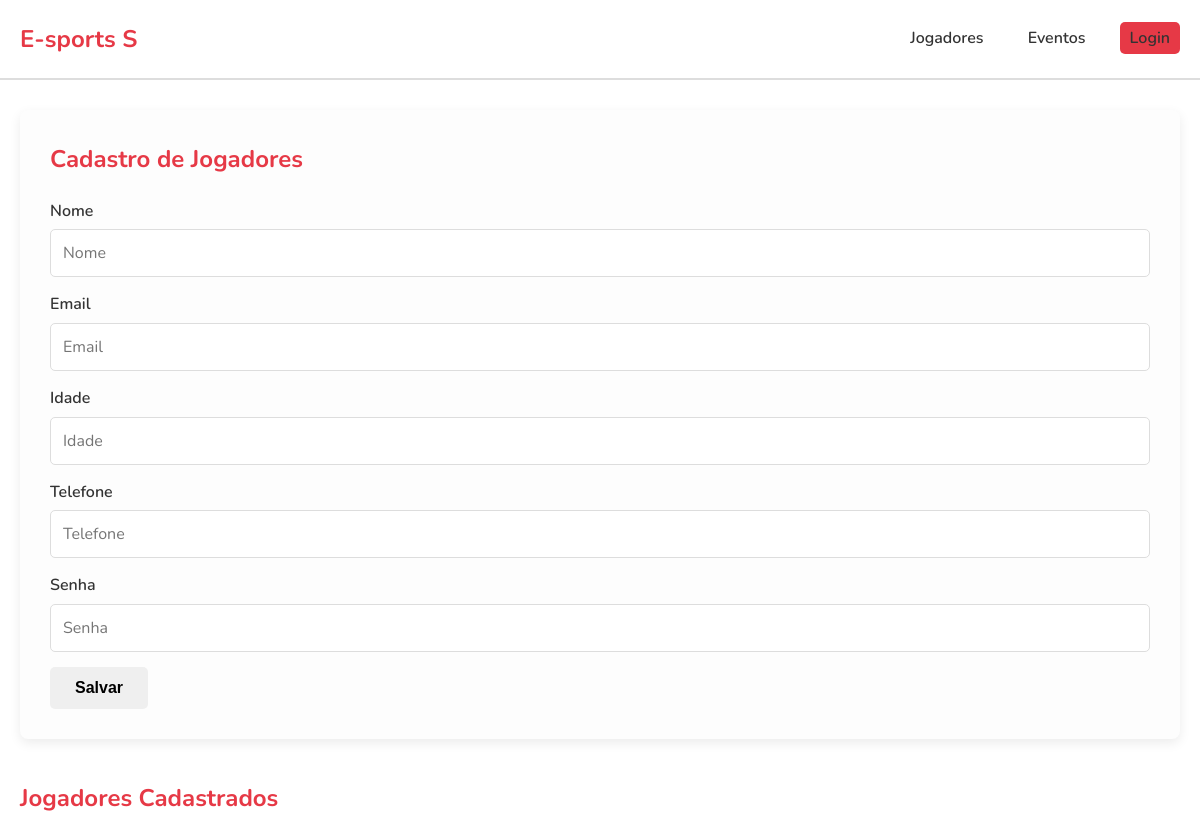
The app's page /jogadores, older data.
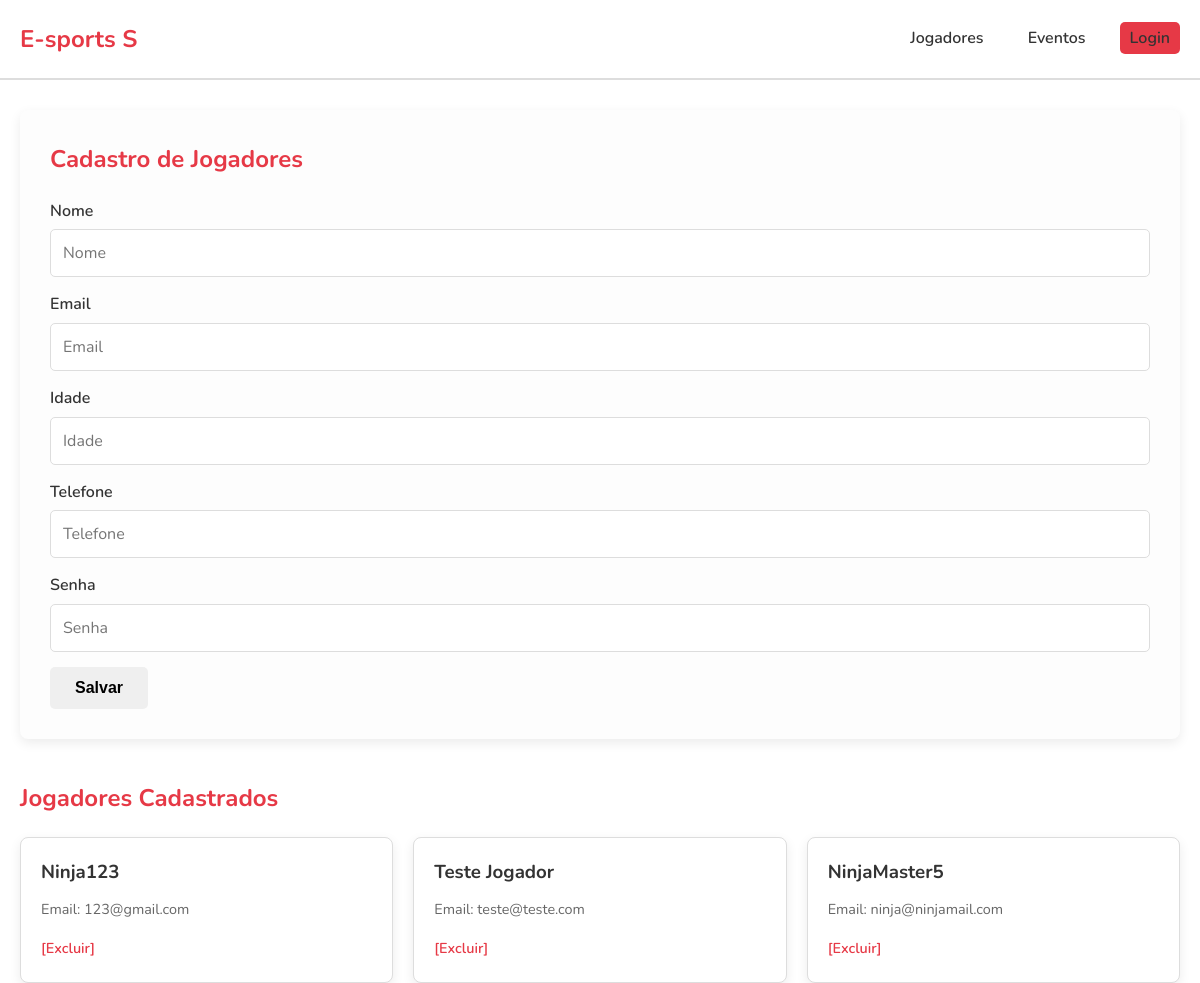
The same page, newer data.
### release1/models.py (models this page shows, shortened)
class Jogador(db.Model):
    id = db.Column(db.Integer, primary_key=True)
    nome = db.Column(db.String(100), unique=True, nullable=False)
    email = db.Column(db.String(120), unique=True, nullable=False)
    senha = db.Column(db.String(200), nullable=False) # String maior para o hash
    telefone = db.Column(db.String(20))
    idade = db.Column(db.Integer)

### release1/app.py (the view)
@app.route('/jogadores')
def lista_jogadores():
    jogadores = Jogador.query.all()
    return render_template('jogador.html', jogadores=jogadores)

### release1/templates/jogador.html
{% extends 'base.html' %}
{% block content %}
    <div class="form-wrapper">
        <h2>Cadastro de Jogadores</h2>
        <form action="{{ url_for('novo_jogador') }}" method="POST">
            <div class="form-group">
                <label for="nome">Nome</label>
                <input id="nome" name="nome" placeholder="Nome" class="form-control" required>
            </div>
            <div class="form-group">
                <label for="email">Email</label>
                <input id="email" name="email" placeholder="Email" class="form-control" required>
            </div>
            <div class="form-group">
                <label for="idade">Idade</label>
                <input id="idade" name="idade" placeholder="Idade" class="form-control">
            </div>
            <div class="form-group">
                <label for="telefone">Telefone</label>
                <input id="telefone" name="telefone" placeholder="Telefone" class="form-control">
            </div>
            <div class="form-group">
                <label for="senha">Senha</label>
                <input type="password" id="senha" name="senha" placeholder="Senha" class="form-control" required>
            </div>
            <button type="submit" class="btn">Salvar</button>
        </form>
    </div>
    <h2>Jogadores Cadastrados</h2>
    <div class="list-wrapper">
        {% for j in jogadores %}
            <div class="card">
                <h3>{{ j.nome }}</h3>
                <p>Email: {{ j.email }}</p>
                <a href="{{ url_for('excluir_jogador', id=j.id) }}" class="btn-delete">[Excluir]</a>
            </div>
        {% endfor %}
    </div>
{% endblock %}

### release1/templates/base.html (shortened to what this page needs)
<!DOCTYPE html>
<html lang="pt-br">
<head>
    <link rel="stylesheet" href="{{ url_for('static', filename='css/style.css') }}">
</head>
<body>
    <header class="header-internal">
        <div class="container">
            <a href="{{ url_for('index') }}" class="logo">E-sports S</a>
            <nav>
                <a href="{{ url_for('lista_jogadores') }}">Jogadores</a>
                <a href="{{ url_for('lista_eventos') }}">Eventos</a>
                {% if session.user_id %}
                    <span class="nav-welcome">Olá, {{ session.user_name }}!</span>
                    <a href="{{ url_for('logout') }}" class="btn-logout">Sair</a>
                {% else %}
                    <a href="{{ url_for('login') }}" class="btn-login-nav">Login</a>
                {% endif %}
            </nav>
        </div>
    </header>
    <main>
        <div class="container">
            {% block content %}{% endblock %}
        </div>
    </main>
</body>
</html>

### release1/static/css/style.css (style rules this page uses)
:root { --cor-principal: #E63946; --cor-fundo: #FFFFFF; --cor-texto: #333333; --cor-borda: #DDDDDD; --cor-destaque: #2A2D34; --sombra: 0 4px 12px rgba(0, 0, 0, 0.08); }
* { margin: 0; padding: 0; box-sizing: border-box; }
body { font-family: 'Nunito', sans-serif; background-color: var(--cor-fundo); color: var(--cor-texto); line-height: 1.6; }
.container { max-width: 1200px; margin: 0 auto; padding: 0 20px; }
h1, h2, h3 { font-weight: 700; }
h1, h2 { color: var(--cor-principal); margin-bottom: 20px; }
.btn { display: inline-block; padding: 12px 25px; border: none; border-radius: 5px; font-weight: 600; font-size: 1rem; text-decoration: none; cursor: pointer; transition: all 0.3s ease; }
header.header-internal { background: var(--cor-fundo); border-bottom: 2px solid var(--cor-borda); padding: 20px 0; margin-bottom: 30px; }
header.header-internal .container { display: flex; justify-content: space-between; align-items: center; }
header.header-internal .logo { font-size: 1.5rem; font-weight: 700; color: var(--cor-principal); text-decoration: none; }
header.header-internal nav a { color: var(--cor-texto); text-decoration: none; font-weight: 600; margin-left: 20px; padding: 5px 10px; border-radius: 5px; transition: all 0.3s ease; }
.form-group select, .form-group input { width: 100%; padding: 12px; border: 1px solid var(--cor-borda); border-radius: 5px; font-family: 'Nunito', sans-serif; font-size: 1rem; }
.form-wrapper { background: #fdfdfd; padding: 30px; border-radius: 8px; box-shadow: var(--sombra); margin-bottom: 40px; }
.form-wrapper .form-group { margin-bottom: 15px; }
.form-wrapper .form-group label { display: block; margin-bottom: 5px; font-weight: 600; }
.form-wrapper .form-group input { width: 100%; padding: 12px; border: 1px solid var(--cor-borda); border-radius: 5px; font-family: 'Nunito', sans-serif; font-size: 1rem; }
.list-wrapper { display: grid; grid-template-columns: repeat(auto-fill, minmax(300px, 1fr)); gap: 20px; }
.card { background: var(--cor-fundo); border: 1px solid var(--cor-borda); border-radius: 8px; padding: 20px; box-shadow: var(--sombra); transition: transform 0.3s ease, box-shadow 0.3s ease; }
.card h3 { margin-bottom: 10px; color: var(--cor-texto); }
.card p { font-size: 0.9rem; color: #666; margin-bottom: 15px; }
.btn-delete { color: var(--cor-principal); text-decoration: none; font-weight: 600; font-size: 0.9rem; }
.btn-login-nav { background: var(--cor-principal); color: var(--cor-fundo); font-weight: 600; text-decoration: none; padding: 5px 10px; border-radius: 5px; margin-left: 20px; }

Row changes from the older to the newer data that the page shows:
added Jogador: nome "Ninja123", email "123@gmail.com"
added Jogador: nome "Teste Jogador", email "teste@teste.com"
added Jogador: nome "NinjaMaster5", email "ninja@ninjamail.com"
